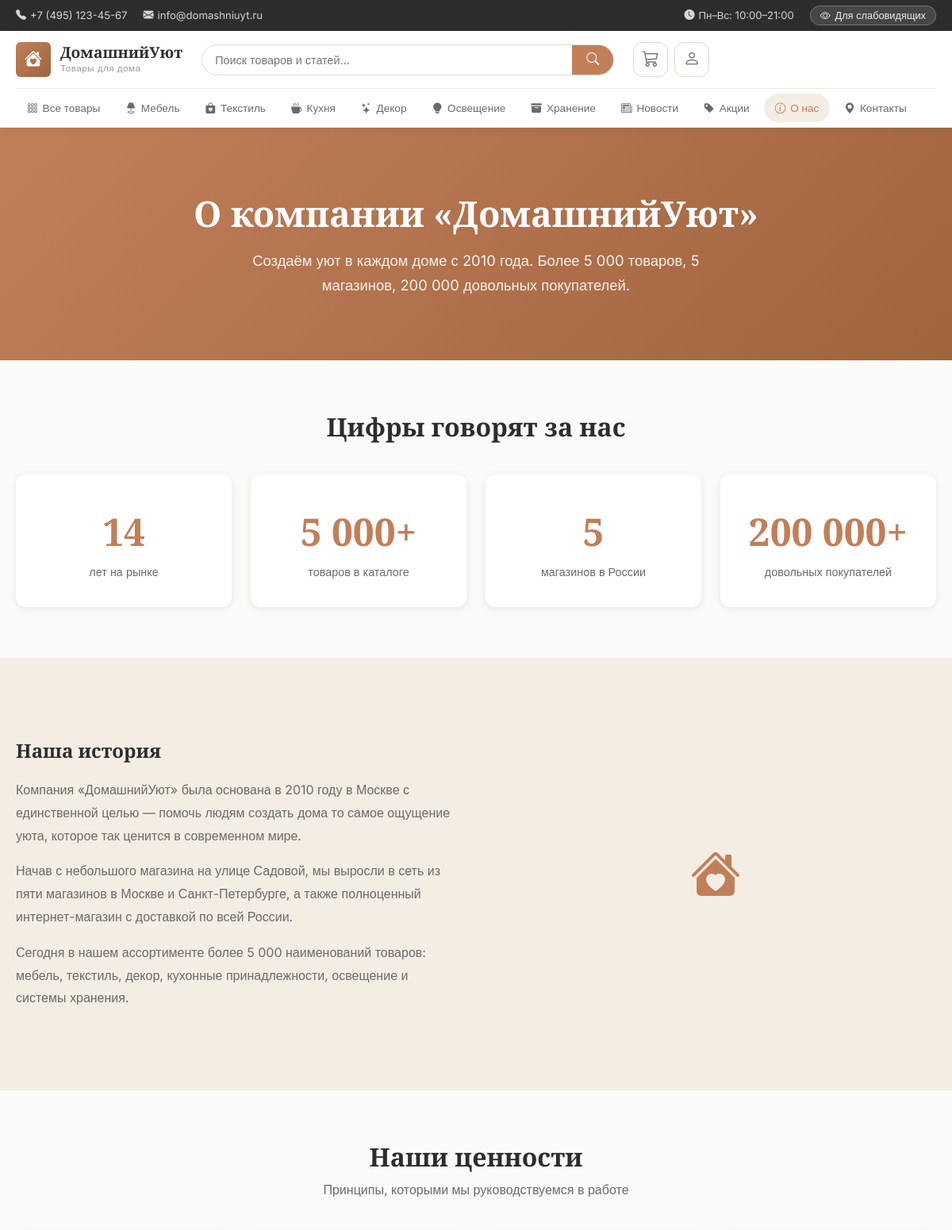
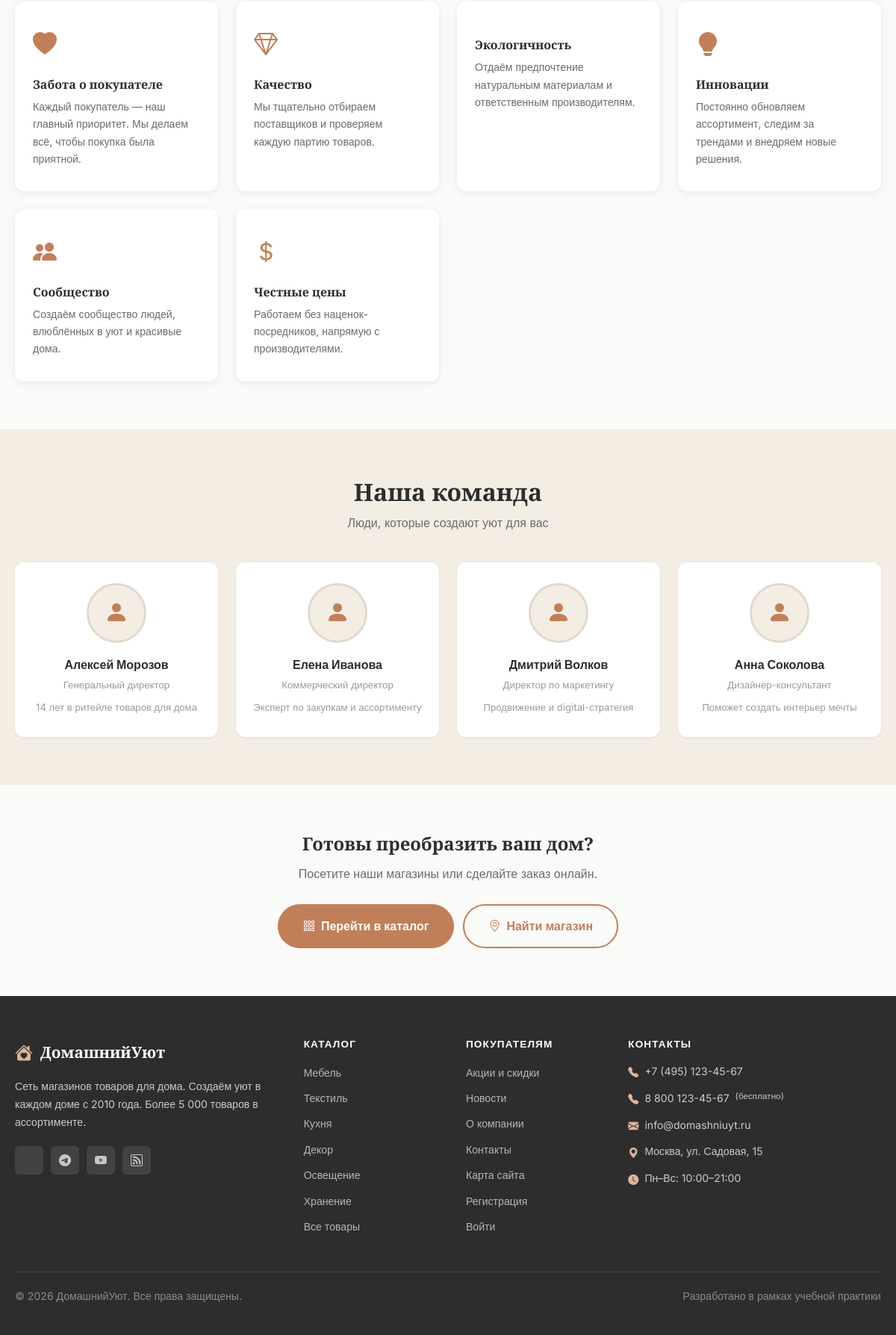
/about, run on the app's committed database (2 pictures, top to bottom).
### app.py (models this page shows, shortened)
class Category(db.Model):
    __tablename__ = 'categories'
    id          = db.Column(db.Integer, primary_key=True)
    name        = db.Column(db.String(100), nullable=False)
    slug        = db.Column(db.String(100), unique=True, nullable=False)
    description = db.Column(db.Text)
    icon        = db.Column(db.String(50), default='bi-box')
    order       = db.Column(db.Integer, default=0)
    products = db.relationship('Product', backref='category', lazy=True)

### app.py (the view)
@app.route('/about')
def about():
    return render_template('about.html')

### app.py (called while the page is built)
@app.context_processor
def inject_globals():
    cats = Category.query.order_by(Category.order).all()
    cart = session.get('cart', {})
    cart_count = sum(cart.values()) if cart else 0
    return {
        'categories': cats,
        'cart_count': cart_count,
        'current_year': datetime.utcnow().year,
        'site_name': 'ДомашнийУют',
    }

### templates/about.html (shortened to what this page needs)
{% extends 'base.html' %}
{% block content %}
<section class="about-hero" aria-labelledby="about-heading">
  <div class="container">
    <h1 id="about-heading">О компании «ДомашнийУют»</h1>
    <p>Создаём уют в каждом доме с 2010 года. Более 5 000 товаров, 5 магазинов, 200 000 довольных покупателей.</p>
  </div>
</section>
<section class="section" aria-labelledby="stats-heading">
  <div class="container">
    <h2 class="section-title text-center" id="stats-heading" style="margin-bottom:40px;">Цифры говорят за нас</h2>
    <div class="stats-grid">
      {% set stats = [
        ('14', 'лет на рынке'),
        ('5 000+', 'товаров в каталоге'),
        ('5', 'магазинов в России'),
        ('200 000+', 'довольных покупателей'),
      ] %}
      {% for number, label in stats %}
      <div class="stat-card">
        <span class="stat-number">{{ number }}</span>
        <p class="stat-label">{{ label }}</p>
      </div>
      {% endfor %}
    </div>
  </div>
</section>
<section class="section section-alt" aria-labelledby="history-heading">
  <div class="container">
    <div style="display:grid;grid-template-columns:1fr 1fr;gap:48px;align-items:center;">
      <div>
        <h2 id="history-heading" style="margin-bottom:20px;">Наша история</h2>
        <p style="color:var(--text-secondary);margin-bottom:16px;line-height:1.8;">
          Компания «ДомашнийУют» была основана в 2010 году в Москве с единственной целью —
          помочь людям создать дома то самое ощущение уюта, которое так ценится в современном мире.
        </p>
        <p style="color:var(--text-secondary);margin-bottom:16px;line-height:1.8;">
          Начав с небольшого магазина на улице Садовой, мы выросли в сеть из пяти магазинов в Москве
          и Санкт-Петербурге, а также полноценный интернет-магазин с доставкой по всей России.
        </p>
        <p style="color:var(--text-secondary);line-height:1.8;">
          Сегодня в нашем ассортименте более 5 000 наименований товаров: мебель, текстиль, декор,
          кухонные принадлежности, освещение и системы хранения.
        </p>
      </div>
      <div style="background:var(--bg-muted);border-radius:var(--r-lg);aspect-ratio:4/3;
                  display:flex;align-items:center;justify-content:center;font-size:4rem;color:var(--primary);">
        <i class="bi bi-house-heart-fill" aria-hidden="true"></i>
      </div>
    </div>
  </div>
</section>
<section class="section" aria-labelledby="values-heading">
  <div class="container">
    <h2 class="section-title text-center" id="values-heading">Наши ценности</h2>
    <p class="section-subtitle text-center">Принципы, которыми мы руководствуемся в работе</p>
    <div style="display:grid;grid-template-columns:repeat(auto-fill,minmax(240px,1fr));gap:24px;">
      {% for icon, title, desc in values %}
      <div class="stat-card" style="text-align:left;">
        <div style="font-size:2rem;color:var(--primary);margin-bottom:16px;">
          <i class="bi {{ icon }}" aria-hidden="true"></i>
        </div>
        <h3 style="font-size:1rem;margin-bottom:8px;">{{ title }}</h3>
        <p style="font-size:.88rem;color:var(--text-secondary);">{{ desc }}</p>
      </div>
      {% endfor %}
    </div>
  </div>
</section>
<section class="section section-alt" aria-labelledby="team-heading">
  <div class="container">
    <h2 class="section-title text-center" id="team-heading">Наша команда</h2>
    <p class="section-subtitle text-center">Люди, которые создают уют для вас</p>
    <div class="team-grid">
      {% set team = [
        ('bi-person-fill', 'Алексей Морозов', 'Генеральный директор', '14 лет в ритейле товаров для дома'),
        ('bi-person-fill', 'Елена Иванова', 'Коммерческий директор', 'Эксперт по закупкам и ассортименту'),
        ('bi-person-fill', 'Дмитрий Волков', 'Директор по маркетингу', 'Продвижение и digital-стратегия'),
        ('bi-person-fill', 'Анна Соколова', 'Дизайнер-консультант', 'Поможет создать интерьер мечты'),
      ] %}
      {% for icon, name, role, bio in team %}
      <div class="team-card">
        <div class="team-avatar" aria-hidden="true">
          <i class="bi {{ icon }}"></i>
        </div>
        <div class="team-name">{{ name }}</div>
        <div class="team-role">{{ role }}</div>
        <p style="font-size:.82rem;color:var(--text-muted);margin-top:8px;">{{ bio }}</p>
      </div>
      {% endfor %}
    </div>
  </div>
</section>
<section class="section" style="text-align:center;">
  <div class="container">
    <h2 style="margin-bottom:12px;">Готовы преобразить ваш дом?</h2>
    <p style="color:var(--text-secondary);margin-bottom:28px;">
      Посетите наши магазины или сделайте заказ онлайн.
    </p>
    <div style="display:flex;gap:12px;justify-content:center;flex-wrap:wrap;">
      <a href="{{ url_for('catalog') }}" class="btn btn-primary btn-lg">
        <i class="bi bi-grid-3x3-gap" aria-hidden="true"></i> Перейти в каталог
      </a>
      <a href="{{ url_for('contacts') }}" class="btn btn-outline btn-lg">
        <i class="bi bi-geo-alt" aria-hidden="true"></i> Найти магазин
      </a>
    </div>
  </div>
</section>
{% endblock %}

### templates/base.html (shortened to what this page needs)
<!DOCTYPE html>
<html lang="ru">
<head>
  <link rel="stylesheet" href="https://cdn.jsdelivr.net/npm/bootstrap-icons@1.11.3/font/bootstrap-icons.css">
  <link rel="stylesheet" href="{{ url_for('static', filename='css/main.css') }}?v=3" id="main-css">
  <link rel="stylesheet" href="{{ url_for('static', filename='css/accessibility.css') }}?v=3" id="access-css" disabled>
</head>
<body class="standard-theme">
<header class="site-header" role="banner">
  <div class="header-top">
    <div class="container">
      <div class="header-top-inner">
        <div class="header-contacts">
          <a href="tel:+74951234567" aria-label="Позвонить">
            <i class="bi bi-telephone-fill" aria-hidden="true"></i> +7 (495) 123-45-67
          </a>
          <a href="mailto:info@domashniuyt.ru" aria-label="Написать письмо">
            <i class="bi bi-envelope-fill" aria-hidden="true"></i> info@domashniuyt.ru
          </a>
        </div>
        <div class="header-top-links">
          <span class="work-hours">
            <i class="bi bi-clock-fill" aria-hidden="true"></i> Пн–Вс: 10:00–21:00
          </span>
          <button class="theme-toggle" id="themeToggle" onclick="toggleTheme()"
                  aria-label="Переключить тему для слабовидящих" type="button">
            <i class="bi bi-eye" aria-hidden="true"></i>
            <span class="toggle-text">Для слабовидящих</span>
          </button>
        </div>
      </div>
    </div>
  </div>
  <nav class="main-nav" role="navigation" aria-label="Основное меню">
    <div class="container">
      <div class="nav-inner">
        <a href="{{ url_for('index') }}" class="logo" aria-label="ДомашнийУют — главная страница">
          <div class="logo-icon" aria-hidden="true">
            <i class="bi bi-house-heart-fill"></i>
          </div>
          <div class="logo-text">
            <span class="logo-name">{{ site_name }}</span>
            <span class="logo-tagline">Товары для дома</span>
          </div>
        </a>
        <div class="nav-search" role="search">
          <form action="{{ url_for('search') }}" method="GET" class="search-form"
                aria-label="Поиск по сайту">
            <input type="text" name="q" id="searchInput"
                   placeholder="Поиск товаров и статей..."
                   autocomplete="off"
                   value="{{ request.args.get('q', '') }}"
                   aria-autocomplete="list"
                   aria-controls="searchSuggestions">
            <button type="submit" aria-label="Найти">
              <i class="bi bi-search" aria-hidden="true"></i>
            </button>
          </form>
        </div>
        <div class="nav-actions">
          <a href="{{ url_for('cart_view') }}" class="nav-action" aria-label="Корзина{% if cart_count %}: {{ cart_count }} товар(ов){% endif %}">
            <i class="bi bi-cart3" aria-hidden="true"></i>
          </a>
          {% if current_user.is_authenticated %}
          <div class="nav-user-menu" id="userMenuWrap">
            <button class="nav-action user-btn" type="button"
                    id="userMenuBtn"
                    aria-label="Меню пользователя {{ current_user.username }}"
                    aria-haspopup="true"
                    aria-expanded="false">
              <i class="bi bi-person-circle" aria-hidden="true"></i>
            </button>
            <div class="user-dropdown" id="userDropdown" role="menu">
              <div class="user-dropdown-inner">
                <div class="user-dropdown-header">
                  <strong>{{ current_user.full_name or current_user.username }}</strong>
                  <small>{{ current_user.email }}</small>
                </div>
                <a href="{{ url_for('profile') }}" role="menuitem">
                  <i class="bi bi-person" aria-hidden="true"></i> Личный кабинет
                </a>
                {% if current_user.is_manager() %}
                <a href="{{ url_for('admin') }}" role="menuitem">
                  <i class="bi bi-gear" aria-hidden="true"></i> Панель управления
                </a>
                {% endif %}
                <a href="{{ url_for('logout') }}" class="logout-link" role="menuitem">
                  <i class="bi bi-box-arrow-right" aria-hidden="true"></i> Выйти
                </a>
              </div>
            </div>
          </div>
          {% else %}
          <a href="{{ url_for('login') }}" class="nav-action" aria-label="Войти в аккаунт">
            <i class="bi bi-person" aria-hidden="true"></i>
          </a>
          {% endif %}
        </div>
      </div>
      <div class="category-nav" id="categoryNav" role="navigation" aria-label="Категории товаров">
        <ul class="category-menu">
          <li>
            <a href="{{ url_for('catalog') }}"
               {% if request.endpoint == 'catalog' and not request.view_args.get('category_slug') %}class="active"{% endif %}>
              <i class="bi bi-grid-3x3-gap" aria-hidden="true"></i> Все товары
            </a>
          </li>
          {% for cat in categories %}
          <li>
            <a href="{{ url_for('catalog', category_slug=cat.slug) }}"
               {% if request.view_args and request.view_args.get('category_slug') == cat.slug %}class="active"{% endif %}>
              <i class="bi {{ cat.icon }}" aria-hidden="true"></i> {{ cat.name }}
            </a>
          </li>
          {% endfor %}
          <li>
            <a href="{{ url_for('news') }}"
               {% if request.endpoint in ('news','news_detail') %}class="active"{% endif %}>
              <i class="bi bi-newspaper" aria-hidden="true"></i> Новости
            </a>
          </li>
          <li>
            <a href="{{ url_for('promotions') }}"
               {% if request.endpoint == 'promotions' %}class="active"{% endif %}>
              <i class="bi bi-tag-fill" aria-hidden="true"></i> Акции
            </a>
          </li>
          <li>
            <a href="{{ url_for('about') }}"
               {% if request.endpoint == 'about' %}class="active"{% endif %}>
              <i class="bi bi-info-circle" aria-hidden="true"></i> О нас
            </a>
          </li>
          <li>
            <a href="{{ url_for('contacts') }}"
               {% if request.endpoint == 'contacts' %}class="active"{% endif %}>
              <i class="bi bi-geo-alt-fill" aria-hidden="true"></i> Контакты
            </a>
          </li>
        </ul>
      </div>
    </div>
  </nav>
</header>
<main class="main-content" id="main-content" role="main">
  {% block content %}{% endblock %}
</main>
<footer class="site-footer" role="contentinfo">
  <div class="container">
    <div class="footer-grid">
      <div class="footer-col">
        <div class="footer-logo">
          <i class="bi bi-house-heart-fill" aria-hidden="true"></i>
          <span>{{ site_name }}</span>
        </div>
        <p>Сеть магазинов товаров для дома. Создаём уют в каждом доме с 2010 года. Более 5 000 товаров в ассортименте.</p>
        <div class="social-links" aria-label="Социальные сети">
          <a href="#" aria-label="ВКонтакте"></a>
          <a href="#" aria-label="Telegram"><i class="bi bi-telegram" aria-hidden="true"></i></a>
          <a href="#" aria-label="YouTube"><i class="bi bi-youtube" aria-hidden="true"></i></a>
          <a href="#" aria-label="Дзен"><i class="bi bi-rss" aria-hidden="true"></i></a>
        </div>
      </div>
      <div class="footer-col">
        <h4>Каталог</h4>
        <ul>
          {% for cat in categories %}
          <li><a href="{{ url_for('catalog', category_slug=cat.slug) }}">{{ cat.name }}</a></li>
          {% endfor %}
          <li><a href="{{ url_for('catalog') }}">Все товары</a></li>
        </ul>
      </div>
      <div class="footer-col">
        <h4>Покупателям</h4>
        <ul>
          <li><a href="{{ url_for('promotions') }}">Акции и скидки</a></li>
          <li><a href="{{ url_for('news') }}">Новости</a></li>
          <li><a href="{{ url_for('about') }}">О компании</a></li>
          <li><a href="{{ url_for('contacts') }}">Контакты</a></li>
          <li><a href="{{ url_for('sitemap') }}">Карта сайта</a></li>
          {% if not current_user.is_authenticated %}
          <li><a href="{{ url_for('register') }}">Регистрация</a></li>
          <li><a href="{{ url_for('login') }}">Войти</a></li>
          {% endif %}
        </ul>
      </div>
      <div class="footer-col">
        <h4>Контакты</h4>
        <div class="footer-contacts">
          <p><i class="bi bi-telephone-fill" aria-hidden="true"></i>
            <a href="tel:+74951234567">+7 (495) 123-45-67</a></p>
          <p><i class="bi bi-telephone-fill" aria-hidden="true"></i>
            <a href="tel:+78001234567">8 800 123-45-67</a> <small>(бесплатно)</small></p>
          <p><i class="bi bi-envelope-fill" aria-hidden="true"></i>
            <a href="mailto:info@domashniuyt.ru">info@domashniuyt.ru</a></p>
          <p><i class="bi bi-geo-alt-fill" aria-hidden="true"></i> Москва, ул. Садовая, 15</p>
          <p><i class="bi bi-clock-fill" aria-hidden="true"></i> Пн–Вс: 10:00–21:00</p>
        </div>
      </div>
    </div>
    <div class="footer-bottom">
      <p>&copy; {{ current_year }} {{ site_name }}. Все права защищены.</p>
      <p>Разработано в рамках учебной практики</p>
    </div>
  </div>
</footer>
</body>
</html>

### data on the page
Category: name "Мебель"
Category: name "Текстиль"
Category: name "Кухня"
Category: name "Декор"
Category: name "Освещение"
Category: name "Хранение"

### other printed values
{{ site_name }} "ДомашнийУют"
{{ number }} "14" "5 000+" "5" "200 000+"
{{ label }} "лет на рынке" "товаров в каталоге" "магазинов в России" "довольных покупателей"
{{ title }} "Забота о покупателе" "Качество" "Экологичность" "Инновации" "Сообщество" "Честные цены"
{{ desc }} "Каждый покупатель — наш главный приоритет. Мы делаем всё, чтобы покупка была приятной." "Мы тщательно отбираем поставщиков и проверяем каждую партию товаров." "Отдаём предпочтение натуральным материалам и ответственным производителям." "Постоянно обновляем ассортимент, следим за трендами и внедряем новые решения." "Создаём сообщество людей, влюблённых в уют и красивые дома." "Работаем без наценок-посредников, напрямую с производителями."
{{ name }} "Алексей Морозов" "Елена Иванова" "Дмитрий Волков" "Анна Соколова"
{{ role }} "Генеральный директор" "Коммерческий директор" "Директор по маркетингу" "Дизайнер-консультант"
{{ bio }} "14 лет в ритейле товаров для дома" "Эксперт по закупкам и ассортименту" "Продвижение и digital-стратегия" "Поможет создать интерьер мечты"
